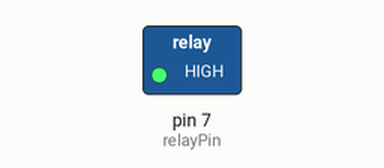
Recording of a sketch running on a simulated Arduino Uno, built with avr-gcc and run on an emulated ATmega328P. Parts: switched loads named in the sketch (green lamp = pin HIGH).

Above: at 2.5 s.
At 7.5 s:
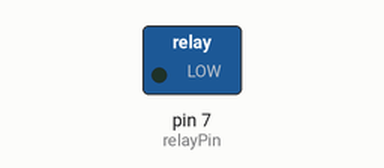
Timing chart, 0 to 13.0 s (numbered marks = the images above):
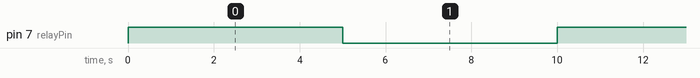

Measured:
- by itself, pin 7 (relayPin): alternates HIGH for 5.0 s and LOW for 5.0 s

The sketch:

relay.ino
```cpp
// Pin
int relayPin = 7;

void setup() {

  // Start Serial
  Serial.begin(115200);

  // Pins mode
  pinMode(relayPin, OUTPUT);

}

void loop() {

  // Set the relay active
  digitalWrite(relayPin, HIGH);

  // Wait 5 seconds
  delay(5000);

  // Set the relay active
  digitalWrite(relayPin, LOW);

  // Wait 5 seconds
  delay(5000);

}
```
